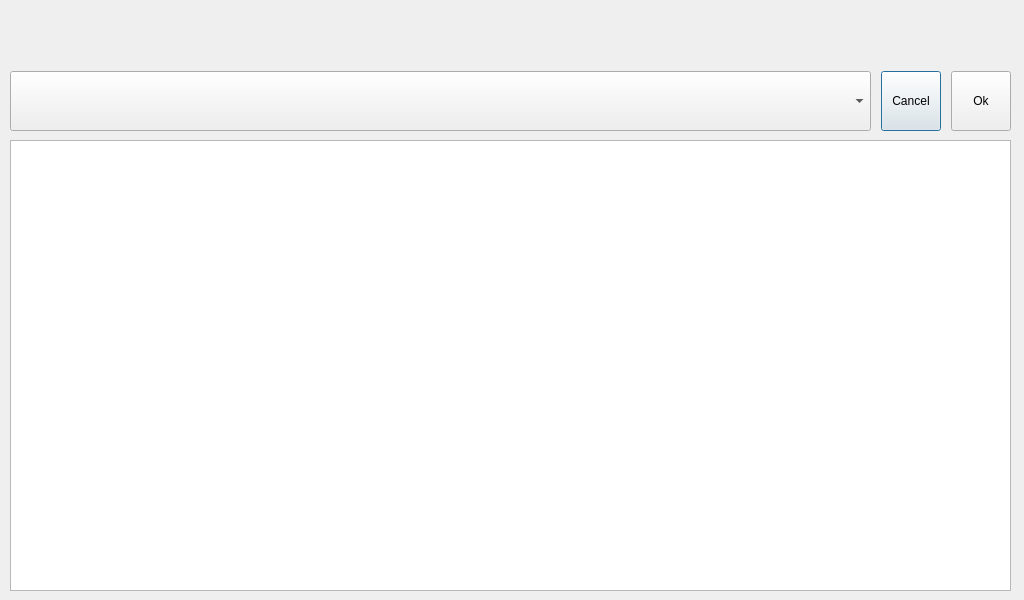
<?xml version="1.0" encoding="UTF-8"?>
<ui version="4.0">
 <class>PlayListWindow</class>
 <widget class="QDialog" name="PlayListWindow">
  <property name="geometry">
   <rect>
    <x>0</x>
    <y>0</y>
    <width>1024</width>
    <height>600</height>
   </rect>
  </property>
  <property name="windowTitle">
   <string>Dialog</string>
  </property>
  <widget class="QListWidget" name="listWidget">
   <property name="geometry">
    <rect>
     <x>10</x>
     <y>140</y>
     <width>1001</width>
     <height>451</height>
    </rect>
   </property>
   <property name="font">
    <font>
     <pointsize>18</pointsize>
    </font>
   </property>
   <property name="locale">
    <locale language="Korean" country="SouthKorea"/>
   </property>
   <property name="frameShape">
    <enum>QFrame::StyledPanel</enum>
   </property>
   <property name="autoScrollMargin">
    <number>20</number>
   </property>
   <property name="batchSize">
    <number>5</number>
   </property>
  </widget>
  <widget class="QWidget" name="layoutWidget">
   <property name="geometry">
    <rect>
     <x>10</x>
     <y>70</y>
     <width>1001</width>
     <height>62</height>
    </rect>
   </property>
   <layout class="QHBoxLayout" name="horizontalLayout">
    <property name="spacing">
     <number>10</number>
    </property>
    <item>
     <widget class="QComboBox" name="diskListCombo">
      <property name="minimumSize">
       <size>
        <width>600</width>
        <height>60</height>
       </size>
      </property>
     </widget>
    </item>
    <item>
     <widget class="QPushButton" name="btnCancel">
      <property name="minimumSize">
       <size>
        <width>60</width>
        <height>60</height>
       </size>
      </property>
      <property name="maximumSize">
       <size>
        <width>60</width>
        <height>16777215</height>
       </size>
      </property>
      <property name="text">
       <string>Cancel</string>
      </property>
     </widget>
    </item>
    <item>
     <widget class="QPushButton" name="btnOk">
      <property name="minimumSize">
       <size>
        <width>0</width>
        <height>60</height>
       </size>
      </property>
      <property name="maximumSize">
       <size>
        <width>60</width>
        <height>16777215</height>
       </size>
      </property>
      <property name="text">
       <string>Ok</string>
      </property>
     </widget>
    </item>
   </layout>
  </widget>
 </widget>
 <resources/>
 <connections/>
</ui>
